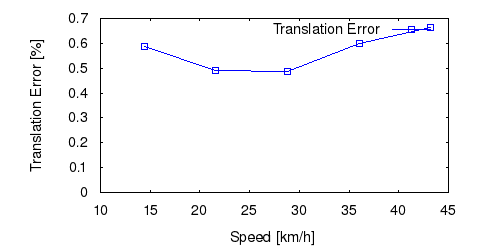

gnuplot code for this plot:
set term postscript eps enhanced color
set output "18_ts.eps"
set size ratio 0.5
set yrange [0:*]
set xlabel "Speed [km/h]"
set ylabel "Translation Error [%]"
plot "18_ts.txt" using ($1*3.6):($2*100) title 'Translation Error' lc rgb "#0000FF" pt 4 w linespoints
